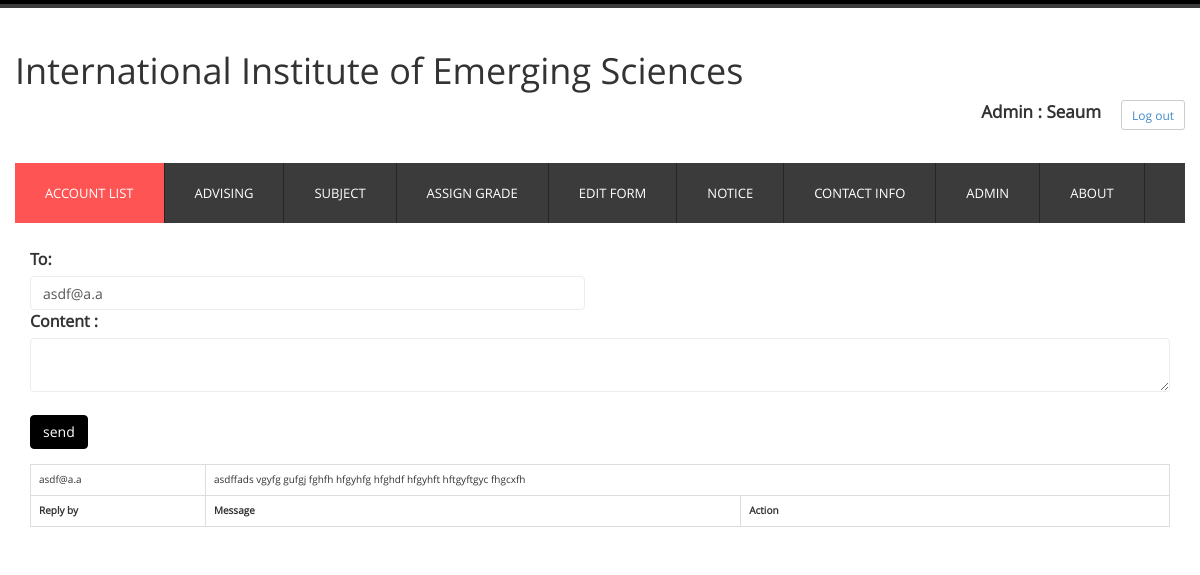
The page /includes/mailAdmin.php?coId=3 (signed in) on the database its author committed.
### tables this page shows
CREATE TABLE `contact` (
  `coId` int(4) NOT NULL,
  `name` varchar(100) NOT NULL,
  `emai` varchar(100) NOT NULL,
  `subject` text NOT NULL
);

### includes/mailAdmin.php (the view, shortened to what this page needs)
<?php
include_once('database.php');
include_once 'admin-header.php';
if(isset($_REQUEST['coId'])){
    $coid = $_REQUEST['coId'];
    $qry = "select emai from contact where coId = $coid";
    $result = mysqli_query($conn,$qry);
    $contInfo = mysqli_fetch_assoc($result);
}
?>
<div class="container" style="margin-top:25px;">
<form class="form-group" method="post" style="font-size: medium">
    <div class="row">
        <div class="col-lg-6">
            <label>To: </label>
            <input type="text" name="to" id='to' value='<?php echo $contInfo['emai']?>' class="form-control" />
        </div>
        <div class="col-lg-12">
            <label>Content : </label>
            <textarea  name="content" class="form-control" /></textarea>
        </div>
        <div class="col-lg-11"><br>
            <input type="submit" name="save" value="send" class='btn btn-info' onclick="return validateForm()"/>
        </div>
    </div>
</form>
    <div class="row">
        <div class="col-lg-12">
            <table class="table table-bordered" style width="100%">
                <?php
                $coid = $_REQUEST['coId'];
                $query = "SELECT coid,emai,subject FROM contact where coid =  $coid" ;
                $result1 = mysqli_query($conn, $query);
                $subject1 = mysqli_fetch_assoc($result1);
                echo ' <tr><td>'. $subject1['emai'].'</td><td colspan = "2">'. $subject1['subject'].'</td></tr>';
                $result = mysqli_query($conn, $query1); ?>
                <tr>
                    <th>Reply by</th>
                    <th>Message</th>
                    <th>Action</th>
                </tr>
            </table>
        </div>
    </div>
</div>

### css/style.css (style rules this page uses)
body { font-family: 'open_sansregular'; background:#ffffff; font-size: 100%; }
.form-control { box-shadow: none; border: 1px solid #ECECEC; -webkit-transition: all 0.3s ease-in-out; -moz-transition: all 0.3s ease-in-out; -o-transition: all 0.3s ease-in-out; transition: all 0.3s ease-in-out; }

### includes/mailAdmin.php (style rules this page uses)
.btn-info { color: #fff; background-color: #000 !important; border-color: #000 !important; }

### rows shown on the page
contact: to "asdf@a.a", emai "asdf@a.a", subject "asdffads vgyfg gufgj fghfh hfgyhfg hfghdf hfgyhft hftgyftgyc fhgcxfh"

### other values the page prints
$_SESSION['adminName'] "Seaum"
